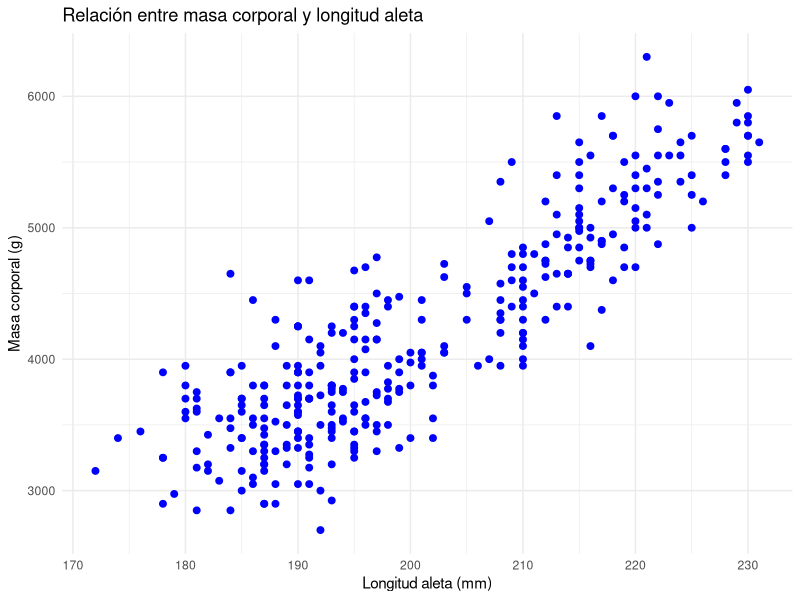
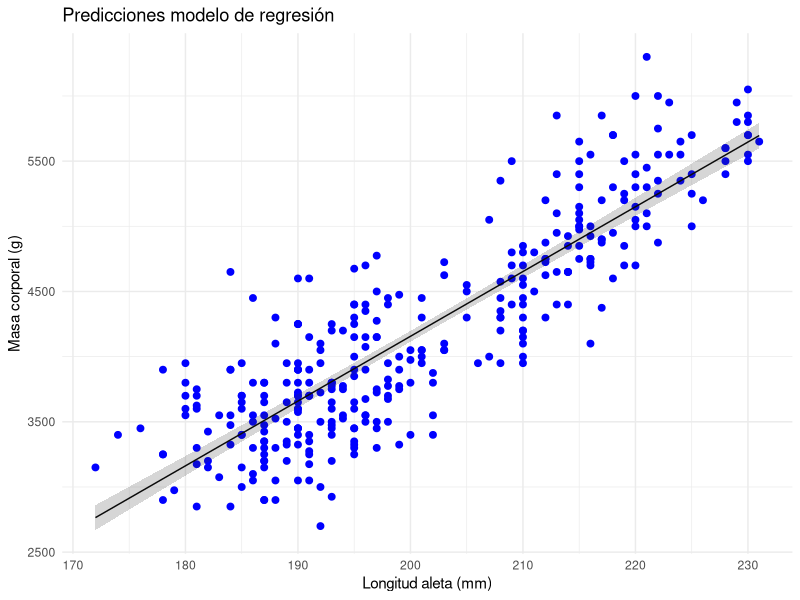
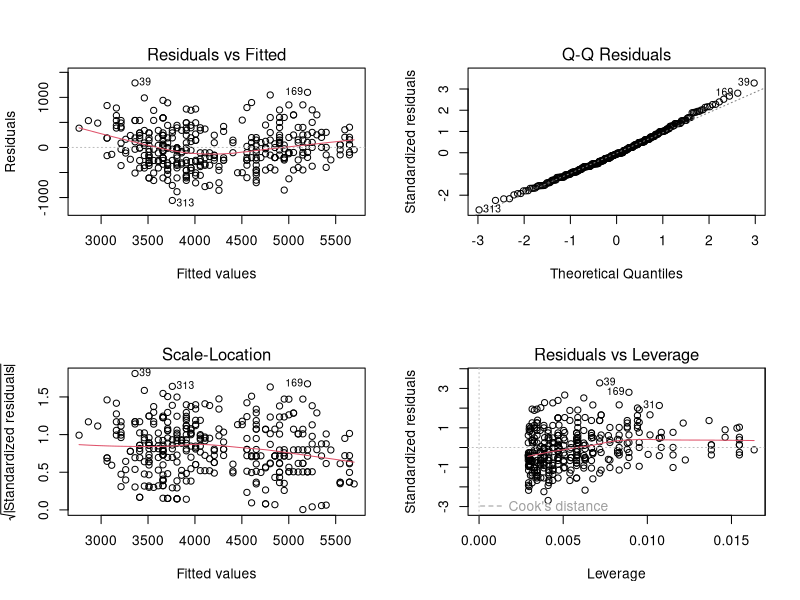
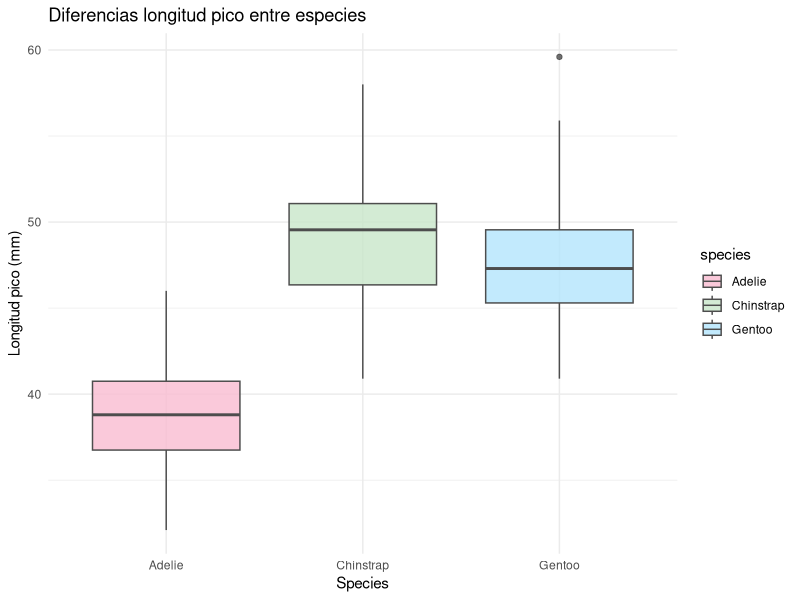
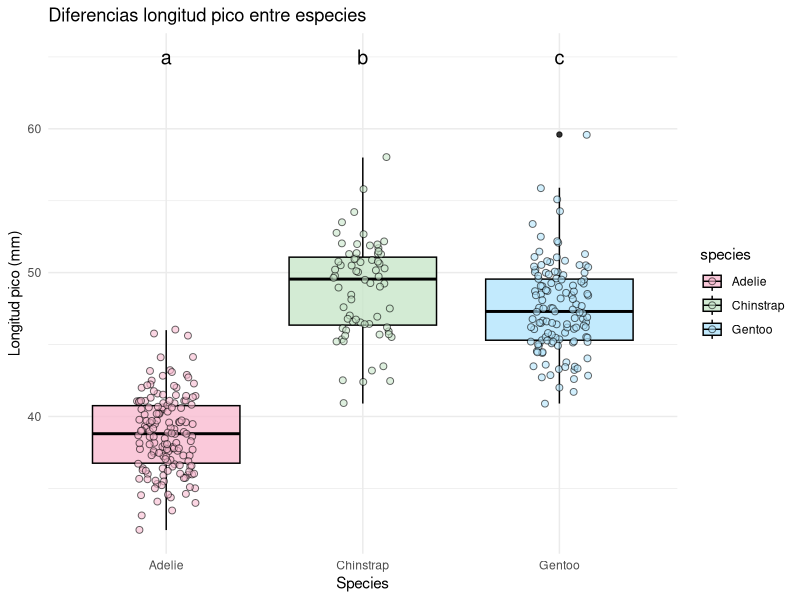
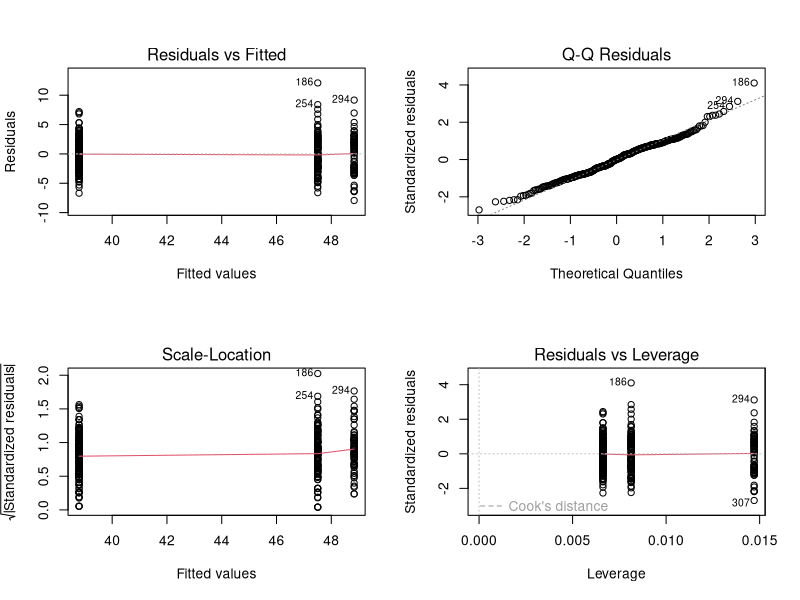
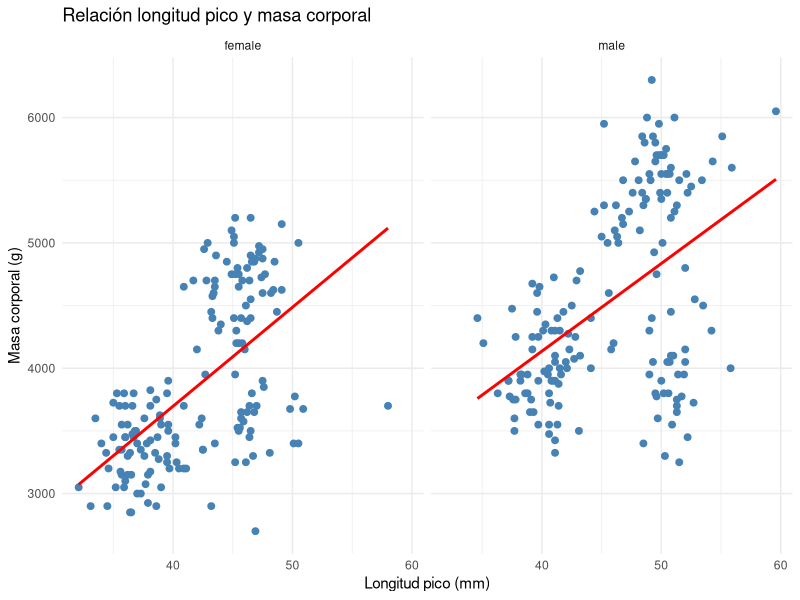
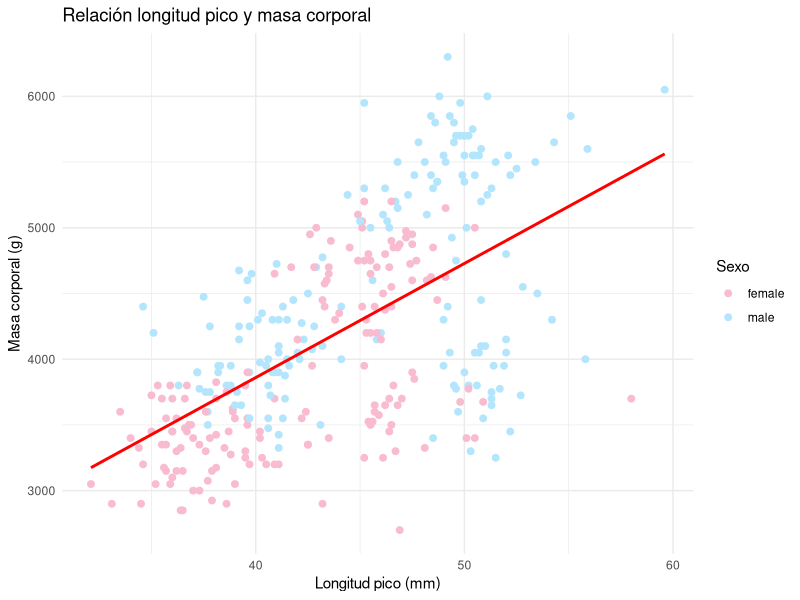

Write R code to recreate these figures, in order.
## ---- chunk 1
#| echo: true
library(palmerpenguins)
data(penguins)
head(penguins)
# eliminamos NAs variables que vamos a utilizar
library(dplyr)
penguins_clean <- penguins %>%
  filter(!is.na(flipper_length_mm), !is.na(body_mass_g))
## ---- chunk 2
#| echo: true
#| attr-source: "style='font-size: 0.8em'"
#| attr-output: "style='font-size: 0.2em'"
#| fig-width: 7     # ancho en pulgadas
#| fig-height: 5    # alto en pulgadas
#| fig-align: "center"
library(ggplot2)
ggplot(data = penguins_clean, aes(x = flipper_length_mm, y = body_mass_g)) +  
  geom_point(color = "blue", size = 2) +      
  labs(x = "Longitud aleta (mm)",         
       y = "Masa corporal (g)",                   
      title = "Relación entre masa corporal y longitud aleta "   
  ) +
  theme_minimal()        
## ---- chunk 3
#| echo: true
lm_reg1 <- lm(body_mass_g ~ flipper_length_mm, data = penguins_clean)
## ---- chunk 4
#| echo: true
anova(lm_reg1)
## ---- chunk 5
#| echo: true
summary(lm_reg1)
## ---- chunk 6
#| echo: true
#| attr-source: "style='font-size: 0.5em'"
#| attr-output: "style='font-size: 0.4em'"
#| fig-width: 7     # ancho en pulgadas
#| fig-height: 5    # alto en pulgadas
#| fig-align: "center"
library(broom)
library(tidyverse)
library(dplyr)
preds <- augment(lm_reg1, type.predict = "response", se_fit = TRUE)
preds <- preds %>%
  mutate(lower = .fitted - 1.96 * .se.fit,upper = .fitted + 1.96 * .se.fit)
  
ggplot(data = preds, aes(x = flipper_length_mm, y = body_mass_g)) +  
  geom_point(color = "blue", size = 2) +     
  geom_line(aes(y = .fitted)) +
  geom_ribbon(aes(ymin = lower, ymax = upper), alpha = 0.2) +
  labs(x = "Longitud aleta (mm)",         
       y = "Masa corporal (g)",                   
      title = "Predicciones modelo de regresión"   
  ) +
  theme_minimal()        
## ---- chunk 7
#| echo: true
#| attr-source: "style='font-size: 0.6em'"
#| attr-output: "style='font-size: 0.4em'"
#| fig-width: 6     # ancho en pulgadas
#| fig-height: 6    # alto en pulgadas
#| fig-align: "left"
par(mfrow=c(2,2))
plot(lm_reg1)      
## ---- chunk 8
#| echo: true
#| attr-source: "style='font-size: 0.6em'"
#| attr-output: "style='font-size: 0.4em'"
shapiro.test(residuals(lm_reg1))
## ---- chunk 9
#| echo: true
#| attr-source: "style='font-size: 0.6em'"
#| attr-output: "style='font-size: 0.4em'"
library(lmtest)
resettest(lm_reg1)
## ---- chunk 10
#| echo: true
#| attr-source: "style='font-size: 0.6em'"
#| attr-output: "style='font-size: 0.4em'"
library(car)
ncvTest(lm_reg1)
## ---- chunk 11
#| echo: true
#| attr-source: "style='font-size: 0.8em'"
#| attr-output: "style='font-size: 0.2em'"
#| fig-width: 7     # ancho en pulgadas
#| fig-height: 5    # alto en pulgadas
#| fig-align: "center"
ggplot(data = penguins, aes(x = species, y = bill_length_mm, fill = species)) +  
  geom_boxplot(alpha = 0.8, color = "gray30") +
  scale_fill_manual(values = c("#F8BBD0", "#C8E6C9", "#B3E5FC")) +
  labs(x = "Species",         
       y = "Longitud pico (mm)",                   
      title = "Diferencias longitud pico entre especies"   
  ) +
  theme_minimal()        
## ---- chunk 12
#| echo: true
penguins <- penguins %>%
  mutate(species = as.factor(species))
lm_reg2 <- lm(bill_length_mm ~ species, data = penguins)
## ---- chunk 13
#| echo: true
anova(lm_reg2)
## ---- chunk 14
#| echo: true
#| attr-source: "style='font-size: 0.6em'"
#| attr-output: "style='font-size: 0.4em'"
summary(lm_reg2)
## ---- chunk 15
#| echo: true
 contrasts(penguins$species)
## ---- chunk 16
#| echo: true
library(multcomp)
posthoc_species <- glht(lm_reg2, linfct=mcp(species="Tukey"))
summary(posthoc_species)
## ---- chunk 17
#| echo: true
#| attr-source: "style='font-size: 0.5em'"
#| attr-output: "style='font-size: 0.2em'"
#| fig-width: 9    # ancho en pulgadas
#| fig-height: 6    # alto en pulgadas
#| fig-align: "center"
ggplot(data = penguins, aes(x = species, y = bill_length_mm, fill = species, color = species)) +  
  geom_boxplot(alpha = 0.8, color = "black") +
  geom_jitter(width = 0.15, alpha = 0.6, size = 2, shape=21, color="black") +
  scale_fill_manual(values = c("#F8BBD0", "#C8E6C9", "#B3E5FC")) +
  scale_color_manual(values = c("#F8BBD0", "#C8E6C9", "#B3E5FC")) +
 labs(x = "Species",         
       y = "Longitud pico (mm)",                   
      title = "Diferencias longitud pico entre especies"   
  ) +
  theme_minimal() +
  geom_text(data = penguins[2,], aes(y = 65, label = "a"), color="black", 
            size=5, nudge_x = 0) +
  geom_text(data = penguins[2,], aes(y = 65, label = "b"), color="black", 
            size=5, nudge_x = 1) +
  geom_text(data = penguins[2,], aes(y = 65, label = "c"), color="black", 
            size=5, nudge_x = 2) 
## ---- chunk 18
#| echo: true
#| attr-source: "style='font-size: 0.6em'"
#| attr-output: "style='font-size: 0.4em'"
#| fig-width: 6     # ancho en pulgadas
#| fig-height: 6    # alto en pulgadas
#| fig-align: "left"
par(mfrow=c(2,2))
plot(lm_reg2)      
## ---- chunk 19
#| echo: true
levels(penguins$species)
penguins$species <- relevel(penguins$species, ref = "Gentoo")
levels(penguins$species)
## ---- chunk 20
#| echo: true
#| attr-source: "style='font-size: 0.6em'"
#| attr-output: "style='font-size: 0.2em'"
#| fig-width: 9    # ancho en pulgadas
#| fig-height: 6    # alto en pulgadas
#| fig-align: "center"
ggplot(subset(penguins, !is.na(sex)), aes(x = bill_length_mm, y = body_mass_g)) +
  geom_point(color = "steelblue", size = 2) +
  geom_smooth(method = "lm", se = FALSE, color = "red") +
  facet_wrap(~ sex) +
  labs(
    title = "Relación longitud pico y masa corporal",
    x = "Longitud pico (mm)",
    y = "Masa corporal (g)"
  ) +
  theme_minimal()
## ---- chunk 21
#| echo: true
lm_3 <- lm(body_mass_g ~ bill_length_mm*sex, data = penguins)
## ---- chunk 22
#| echo: true
anova(lm_3)
## ---- chunk 23
#| echo: true
lm_4 <- lm(body_mass_g ~ bill_length_mm+sex, data = penguins)
anova(lm_4)
## ---- chunk 24
#| echo: true
#| attr-source: "style='font-size: 0.6em'"
#| attr-output: "style='font-size: 0.2em'"
#| fig-width: 9    # ancho en pulgadas
#| fig-height: 6    # alto en pulgadas
#| fig-align: "center"
ggplot(subset(penguins, !is.na(sex)), aes(x = bill_length_mm, y = body_mass_g, color = sex)) +
  geom_point(size = 2) +
  scale_color_manual(values = c("#F8BBD0", "#B3E5FC")) +
  geom_smooth(method = "lm", se = FALSE, color = "red") +
  labs(
    title = "Relación longitud pico y masa corporal",
    x = "Longitud pico (mm)",
    y = "Masa corporal (g)",
    color = "Sexo"
  ) +
  theme_minimal()
## ---- chunk 25
#| echo: true
#| attr-source: "style='font-size: 0.6em'"
#| attr-output: "style='font-size: 0.2em'"
#| fig-width: 9    # ancho en pulgadas
#| fig-height: 6    # alto en pulgadas
#| fig-align: "center"
ggplot(data = subset(penguins, !is.na(sex)), aes(x = sex, y = body_mass_g, fill = sex, color = sex)) +  
  geom_boxplot(alpha = 0.8, color = "black") +
  geom_jitter(width = 0.15, alpha = 0.6, size = 2, shape=21, color="black") +
  scale_fill_manual(values = c("#F8BBD0", "#B3E5FC")) +
  scale_color_manual(values = c("#F8BBD0", "#B3E5FC")) +
 labs(x = "Sexo",         
       y = "Masa corporal (g)",                   
      title = "Diferencias masa corporal entre sexo"   
  ) +
  theme_minimal() +
  geom_text(data = penguins[2,], aes(y = 6500, label = "a"), color="black", 
            size=5, nudge_x = 0) +
  geom_text(data = penguins[2,], aes(y = 6500, label = "b"), color="black", 
            size=5, nudge_x = 1)         
## ---- chunk 26
#| echo: true
#| attr-source: "style='font-size: 0.6em'"
#| attr-output: "style='font-size: 0.2em'"
#| fig-width: 18    # ancho en pulgadas
#| fig-height: 6    # alto en pulgadas
#| fig-align: "center"
ggplot(subset(penguins, !is.na(species)), aes(x = flipper_length_mm, y = body_mass_g)) +
  geom_point(color = "steelblue", size = 2) +
  geom_smooth(method = "lm", se = FALSE, color = "red") +
  facet_wrap(~ species) +
  labs(
    title = "Relación longitud aleta y masa corporal",
    x = "Longitud aleta (mm)",
    y = "Masa corporal (g)"
  ) +
  theme_minimal()
## ---- chunk 27
#| echo: true
#| attr-source: "style='font-size: 0.6em'"
#| attr-output: "style='font-size: 0.4em'"
datos_limpios <- penguins %>%
  filter(!is.na(flipper_length_mm))
lm_5 <- lm(body_mass_g ~ flipper_length_mm*species, data = datos_limpios)
anova(lm_5)
## ---- chunk 28
#| echo: true
#| attr-source: "style='font-size: 0.7em'"
#| attr-output: "style='font-size: 0.4em'"
summary(lm_5)
## ---- chunk 29
#| echo: true
#| attr-source: "style='font-size: 0.5em'"
#| attr-output: "style='font-size: 0.7em'"
#| fig-width: 9    # ancho en pulgadas
#| fig-height: 6    # alto en pulgadas
#| fig-align: "center"
newdata <- expand.grid(
  flipper_length_mm = seq(min(datos_limpios$flipper_length_mm), max(datos_limpios$flipper_length_mm), length.out = 100),
  species = levels(datos_limpios$species)
)
predicciones_grid <- augment(lm_5, newdata = newdata)

ggplot(datos_limpios, aes(x = flipper_length_mm, y = body_mass_g, color = species)) +
  geom_point(alpha = 0.5) +
  geom_line(data = predicciones_grid, aes(x= flipper_length_mm, y = .fitted, group = species, color = species), size = 1.2) +
  scale_color_manual(values = c("#F8BBD0", "#C8E6C9", "#B3E5FC")) +
  labs(
    title = "ANCOVA: predicciones por especie",
    x = "Longitud aleta (mm)",
    y = "Masa corporal (g)",
    color = "Especie"
  ) +
  theme_minimal()
## ---- chunk 30
#| echo: true
#| #| fig-width: 9    # ancho en pulgadas
#| fig-height: 7    # alto en pulgadas
par(mfrow=c(2,2))
plot(lm_5)
